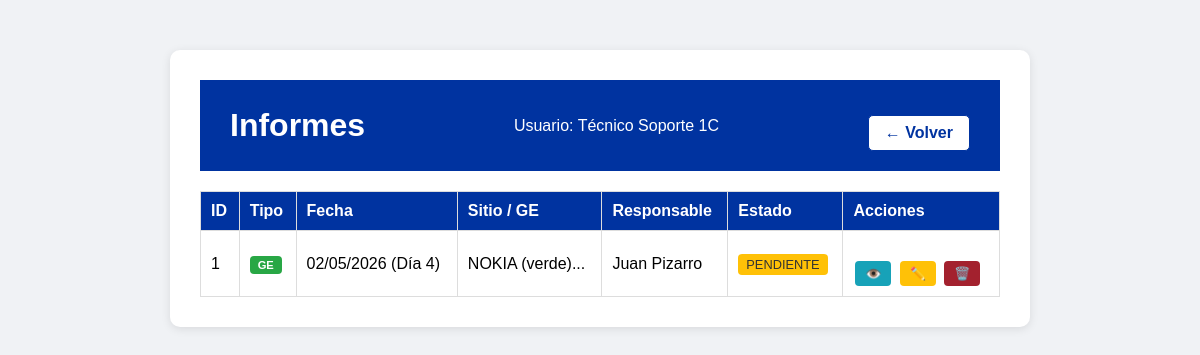
Before: /ver_informes (signed in) with the older database file.
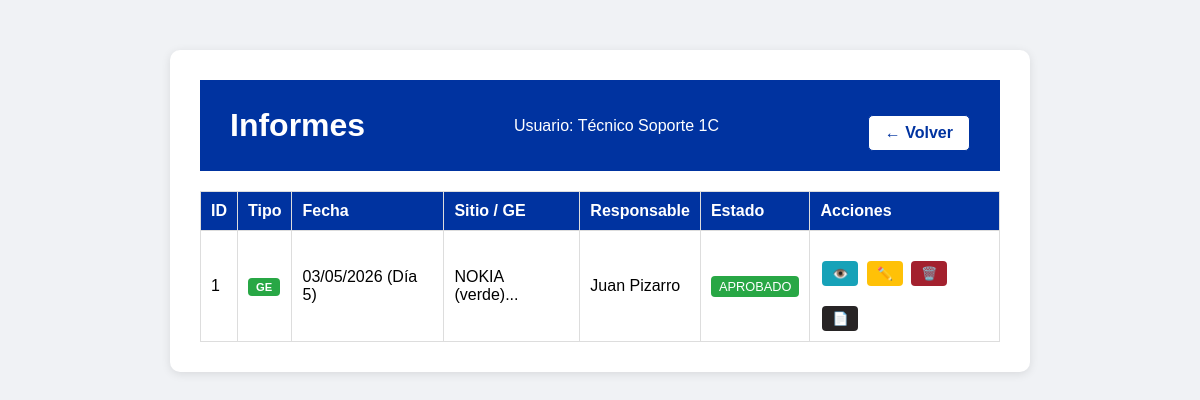
After: the same page with the newer database file.
### app.py (models this page shows, shortened)
class Usuario(db.Model):
    id = db.Column(db.Integer, primary_key=True)
    username = db.Column(db.String(20), unique=True, nullable=False)
    password = db.Column(db.String(200), nullable=False)
    nombre = db.Column(db.String(50), nullable=False)
    rol = db.Column(db.String(20), nullable=False)
    email = db.Column(db.String(100), nullable=True)
    fecha_registro = db.Column(db.DateTime, default=datetime.utcnow)

class InspeccionGE(db.Model):
    id = db.Column(db.Integer, primary_key=True)
    usuario_id = db.Column(db.Integer, db.ForeignKey('usuario.id'), nullable=False)
    sitio_id = db.Column(db.Integer, db.ForeignKey('sitio.id'), nullable=True)
    fecha = db.Column(db.String(20), nullable=False)
    dia_turno = db.Column(db.Integer, nullable=False)
    responsable = db.Column(db.String(50), nullable=False)
    nombre_ge = db.Column(db.String(50), nullable=False)
    tipo_ge = db.Column(db.String(50), nullable=False)
    horometro = db.Column(db.Integer, nullable=False)
    hora_inicio = db.Column(db.String(10), nullable=False)
    hora_termino = db.Column(db.String(10), nullable=False)
    potencia_continua = db.Column(db.Integer, nullable=True)
    cantidad_arranques = db.Column(db.Integer, nullable=False)
    horas_funcionamiento = db.Column(db.Integer, nullable=False)
    nivel_aceite = db.Column(db.String(10), nullable=False)
    nivel_combustible = db.Column(db.String(10), nullable=False)
    nivel_refrigerante = db.Column(db.String(10), nullable=False)
    proxima_mantencion = db.Column(db.Integer, nullable=False)
    estado_carcasa = db.Column(db.String(5), nullable=False)
    limpieza_ge_interior = db.Column(db.String(5), nullable=False)
    limpieza_radiador = db.Column(db.String(5), nullable=False)
    visor_combustible = db.Column(db.String(5), nullable=False)
    arranque_automatico = db.Column(db.String(5), nullable=False)
    limpieza_interior = db.Column(db.String(5), nullable=False)
    limpieza_exterior = db.Column(db.String(5), nullable=False)
    cable_5p_4p = db.Column(db.String(5), nullable=False)
    observaciones = db.Column(db.Text, nullable=True)
    estado_pantalla = db.Column(db.String(5), nullable=False)
    estado_parada_emergencia = db.Column(db.String(5), nullable=False)
    estado_corta_corriente = db.Column(db.String(5), nullable=False)
    estado_selector = db.Column(db.String(5), nullable=False)
    estado_bornes_bateria = db.Column(db.String(5), nullable=False)
    estado_ramal_cables = db.Column(db.String(5), nullable=False)
    estado_enchufe = db.Column(db.String(5), nullable=False)
    estado_cebador = db.Column(db.String(5), nullable=False)
    estado_mangueras = db.Column(db.String(5), nullable=False)
    estado_alarmas = db.Column(db.String(5), nullable=False)
    estado_extintor = db.Column(db.String(5), nullable=False)
    estado_puertas = db.Column(db.String(5), nullable=False)
    estado_baterias = db.Column(db.String(5), nullable=False)
    estado_ventilador = db.Column(db.String(5), nullable=False)
    observaciones_breaker = db.Column(db.Text, nullable=True)
    limpieza_general = db.Column(db.String(5), nullable=False)
    estado_chasis = db.Column(db.String(5), nullable=False)
    cantidad_cunas = db.Column(db.String(10), nullable=False)
    checkpoints = db.Column(db.String(5), nullable=False)
    presion_neumaticos = db.Column(db.String(5), nullable=False)
    estado_jaula = db.Column(db.String(5), nullable=False)
    estado_candados = db.Column(db.String(5), nullable=False)
    nivelacion_carro = db.Column(db.String(5), nullable=False)
    patas_posicionamiento = db.Column(db.String(5), nullable=False)
    manivelas_izajes = db.Column(db.String(5), nullable=False)
    observaciones_estructuras = db.Column(db.Text, nullable=True)
    foto_1 = db.Column(db.String(200), nullable=True)
    foto_2 = db.Column(db.String(200), nullable=True)
    foto_3 = db.Column(db.String(200), nullable=True)
    foto_breaker_1 = db.Column(db.String(200), nullable=True)
    foto_breaker_2 = db.Column(db.String(200), nullable=True)
    foto_breaker_3 = db.Column(db.String(200), nullable=True)
    foto_estructura_1 = db.Column(db.String(200), nullable=True)
    foto_estructura_2 = db.Column(db.String(200), nullable=True)
    foto_estructura_3 = db.Column(db.String(200), nullable=True)
    foto_lev_1 = db.Column(db.String(200), nullable=True)
    foto_lev_2 = db.Column(db.String(200), nullable=True)
    foto_lev_3 = db.Column(db.String(200), nullable=True)
    foto_lev_4 = db.Column(db.String(200), nullable=True)
    foto_lev_5 = db.Column(db.String(200), nullable=True)
    foto_lev_6 = db.Column(db.String(200), nullable=True)
    foto_lev_7 = db.Column(db.String(200), nullable=True)
    foto_lev_8 = db.Column(db.String(200), nullable=True)
    estado = db.Column(db.String(20), default='pendiente')
    fecha_registro = db.Column(db.DateTime, default=datetime.utcnow)
    motivo_rechazo = db.Column(db.String(500), nullable=True)
    usuario = db.relationship('Usuario', backref='inspecciones_ge')
    sitio = db.relationship('Sitio', backref='inspecciones_ge')

### app.py (the view, shortened to what this page needs)
@app.route('/ver_informes')
def ver_informes():
    if 'username' not in session:
        return redirect(url_for('login'))
    usuario_actual = Usuario.query.filter_by(username=session['username']).first()
    if usuario_actual.rol == 'supervisor':
        cow_inspecciones = InspeccionCOW.query.order_by(InspeccionCOW.fecha_registro.desc()).all()
    else:
        cow_inspecciones = InspeccionCOW.query.filter_by(usuario_id=usuario_actual.id).order_by(InspeccionCOW.fecha_registro.desc()).all()
    if usuario_actual.rol == 'supervisor':
        ge_inspecciones = InspeccionGE.query.order_by(InspeccionGE.fecha_registro.desc()).all()
    else:
        ge_inspecciones = InspeccionGE.query.filter_by(usuario_id=usuario_actual.id).order_by(InspeccionGE.fecha_registro.desc()).all()
    inspecciones_unificadas = []
    for ins in ge_inspecciones:
        inspecciones_unificadas.append({
            'id': ins.id,
            'tipo': 'ge',
            'fecha': ins.fecha,
            'dia_turno': ins.dia_turno,
            'sitio': ins.nombre_ge,  # GE usa nombre_ge
            'responsable': ins.responsable,
            'estado': ins.estado
        })
    inspecciones_unificadas.sort(key=lambda x: x['fecha'], reverse=True)
    return render_template('ver_informes.html', usuario=session['nombre'], rol=session['rol'], inspecciones=inspecciones_unificadas)

### templates/ver_informes.html (shortened to what this page needs)
<!DOCTYPE html>
<html lang="es">
<head>
    <link rel="stylesheet" href="{{ url_for('static', filename='style.css') }}">
</head>
<body>
    <div class="container">
        <div class="header">
            <h1>Informes</h1>
            <p>Usuario: {{ usuario }}</p>
            <a href="{{ url_for('menu') }}" class="volver-btn">← Volver</a>
        </div>
        {% if inspecciones %}
            <table class="tabla-informes">
                <thead>
                    <tr>
                        <th>ID</th>
                        <th>Tipo</th>
                        <th>Fecha</th>
                        <th>Sitio / GE</th>
                        <th>Responsable</th>
                        <th>Estado</th>
                        <th>Acciones</th>
                    </tr>
                </thead>
                <tbody>
                    {% for ins in inspecciones %}
                    <tr>
                        <td>{{ ins.id }}</td>
                        <td>
                            <span class="tipo {{ ins.tipo }}">
                                {{ ins.tipo|upper }}
                            </span>
                        </td>
                        <td>{{ ins.fecha }} (Día {{ ins.dia_turno }})</td>
                        <td>{{ ins.sitio[:50] if ins.sitio else 'N/A' }}...</td>
                        <td>{{ ins.responsable }}</td>
                        <td>
                            <span class="estado {{ ins.estado }}">
                                {{ ins.estado|upper }}
                            </span>
                        </td>
                        <td>
                        <a href="{{ url_for('ver_informe', id=ins.id, tipo=ins.tipo) }}" class="btn-ver">👁️</a>
                        <a href="{{ url_for('editar_informe', id=ins.id, tipo=ins.tipo) }}" class="btn-editar">✏️</a>
                        <a href="{{ url_for('borrar_informe', id=ins.id, tipo=ins.tipo) }}" class="btn-borrar" onclick="return confirm('¿Eliminar este informe?')">🗑️</a>
                        {% if ins.estado == 'aprobado' %}
                        <a href="{{ url_for('generar_pdf', id=ins.id, tipo=ins.tipo) }}" class="btn-pdf" target="_blank">📄</a>
                        {% endif %}
                        </td>
                    </tr>
                    {% endfor %}
                </tbody>
            </table>
        {% else %}
            <p>No hay informes registrados.</p>
        {% endif %}
    </div>
</body>
</html>

### static/style.css (style rules this page uses)
body { font-family: Arial, sans-serif; background-color: #f0f2f5; margin: 0; padding: 0; }
.container { max-width: 800px; margin: 50px auto; background-color: white; padding: 30px; border-radius: 10px; box-shadow: 0 2px 10px rgba(0,0,0,0.1); text-align: center; }
.container h1 { color: #0033a0; }
.container a { display: inline-block; margin-top: 20px; color: #0033a0; text-decoration: none; }
.header { background-color: #0033a0; color: white; padding: 20px 30px; display: flex; justify-content: space-between; align-items: center; }
.header h1 { margin: 0; color: white; }
.header p { margin: 0; }
.header .volver-btn { display: inline-block; margin-top: 15px; padding: 8px 16px; background-color: white; color: #0033a0 !important; text-decoration: none; border-radius: 5px; font-weight: bold; border: 1px solid #0033a0; }
.tabla-informes { width: 100%; border-collapse: collapse; margin-top: 20px; }
.tabla-informes th, .tabla-informes td { border: 1px solid #ddd; padding: 10px; text-align: left; }
.tabla-informes th { background-color: #0033a0; color: white; }
.estado { padding: 3px 8px; border-radius: 4px; font-size: 0.8em; }
.estado.aprobado { background-color: #28a745; color: white; }
.btn-ver, .btn-aprobar, .btn-rechazar { padding: 5px 10px; border-radius: 4px; text-decoration: none; font-size: 0.8em; margin: 0 2px; }
.btn-ver { background-color: #17a2b8; color: white; }
.btn-editar { background-color: #ffc107; color: #333; padding: 5px 10px; border-radius: 4px; text-decoration: none; font-size: 0.8em; margin: 0 2px; }
.btn-borrar { background-color: #a3212e; color: white; padding: 5px 10px; border-radius: 4px; text-decoration: none; font-size: 0.8em; margin: 0 2px; }
.btn-pdf { background-color: #272425; color: white; padding: 5px 10px; border-radius: 4px; text-decoration: none; font-size: 0.8em; margin: 0 2px; }
.tipo { padding: 3px 8px; border-radius: 4px; font-size: 0.7em; font-weight: bold; }
.tipo.ge { background-color: #28a745; color: white; }

Changed rows visible on the page:
changed InspeccionGE "NOKIA (verde)": fecha "02/05/2026" → "03/05/2026"; dia_turno "4" → "5"; estado "PENDIENTE" → "APROBADO"; now shows "📄"
